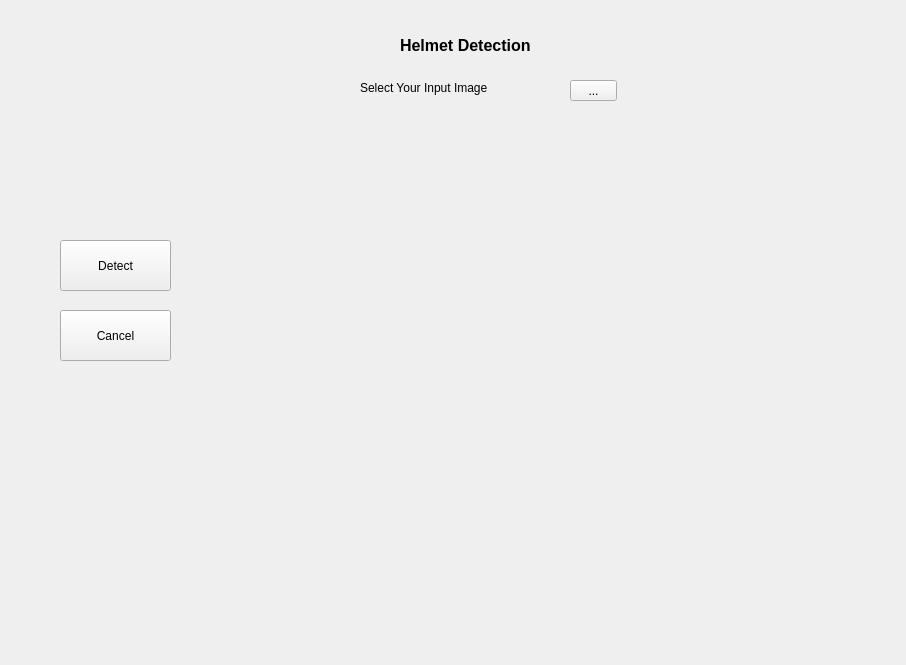
<?xml version="1.0" encoding="UTF-8"?>
<ui version="4.0">
 <class>Form</class>
 <widget class="QWidget" name="Form">
  <property name="geometry">
   <rect>
    <x>0</x>
    <y>0</y>
    <width>906</width>
    <height>665</height>
   </rect>
  </property>
  <property name="windowTitle">
   <string>Form</string>
  </property>
  <widget class="QPushButton" name="detect_button">
   <property name="geometry">
    <rect>
     <x>60</x>
     <y>240</y>
     <width>111</width>
     <height>51</height>
    </rect>
   </property>
   <property name="text">
    <string>Detect</string>
   </property>
  </widget>
  <widget class="QToolButton" name="toolButton">
   <property name="geometry">
    <rect>
     <x>570</x>
     <y>80</y>
     <width>47</width>
     <height>21</height>
    </rect>
   </property>
   <property name="text">
    <string>...</string>
   </property>
  </widget>
  <widget class="QLabel" name="label">
   <property name="geometry">
    <rect>
     <x>360</x>
     <y>80</y>
     <width>191</width>
     <height>16</height>
    </rect>
   </property>
   <property name="text">
    <string>Select Your Input Image</string>
   </property>
  </widget>
  <widget class="QLabel" name="label_2">
   <property name="geometry">
    <rect>
     <x>400</x>
     <y>20</y>
     <width>201</width>
     <height>51</height>
    </rect>
   </property>
   <property name="text">
    <string>&lt;html&gt;&lt;head/&gt;&lt;body&gt;&lt;p&gt;&lt;span style=&quot; font-size:12pt; font-weight:600;&quot;&gt;Helmet Detection&lt;/span&gt;&lt;/p&gt;&lt;/body&gt;&lt;/html&gt;</string>
   </property>
  </widget>
  <widget class="QPushButton" name="cancel_button">
   <property name="geometry">
    <rect>
     <x>60</x>
     <y>310</y>
     <width>111</width>
     <height>51</height>
    </rect>
   </property>
   <property name="text">
    <string>Cancel</string>
   </property>
  </widget>
  <widget class="QLabel" name="png_label">
   <property name="geometry">
    <rect>
     <x>210</x>
     <y>110</y>
     <width>561</width>
     <height>451</height>
    </rect>
   </property>
   <property name="layoutDirection">
    <enum>Qt::LeftToRight</enum>
   </property>
   <property name="text">
    <string/>
   </property>
  </widget>
  <widget class="QLabel" name="result_label">
   <property name="geometry">
    <rect>
     <x>310</x>
     <y>590</y>
     <width>341</width>
     <height>41</height>
    </rect>
   </property>
   <property name="text">
    <string/>
   </property>
  </widget>
 </widget>
 <resources/>
 <connections/>
</ui>
